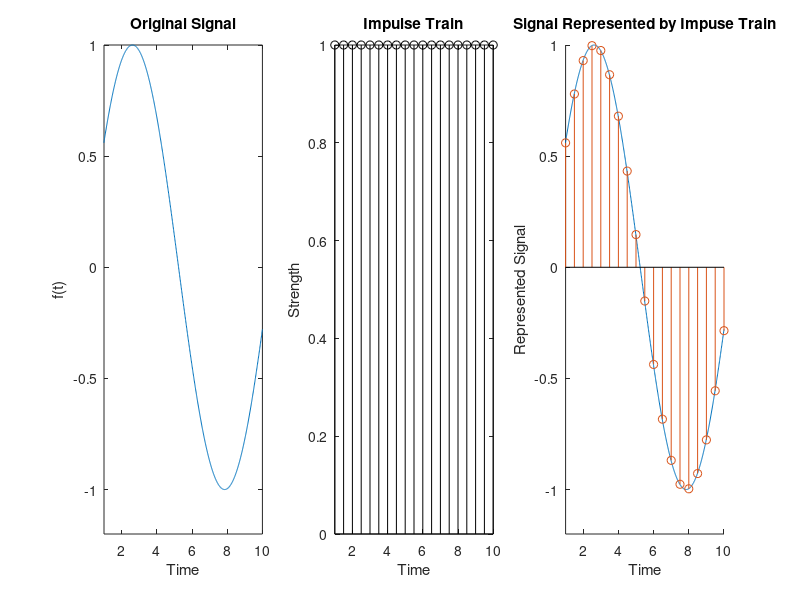

This chart was generated by the following MATLAB code:
t=0:0.01:10;
f=sin(0.6*t);
dt=0:0.5:10;
d=(dt+1)./(dt+1);
g=zeros(1,length(dt));
for i=1:length(dt)-1
    g(i)=f(50*i);
end

figure('Position',[100 100 700 300])
subplot(1,3,1)
plot(t,f)
title('Original Signal')
axis([1 10 -1.2 1])
xlabel('Time')
ylabel('f(t)')
subplot(1,3,2)
stem(dt,d,"k")
axis([1 10 0 1])
title('Impulse Train')
xlabel('Time')
ylabel('Strength')
subplot(1,3,3)
hold on
axis([1 10 -1.2 1])
plot(t,f)
stem(dt+0.5,g)
hold off
title('Signal Represented by Impuse Train')
xlabel('Time')
ylabel('Represented Signal')
waitforbuttonpress ()
print(1,strcat("../images/",mfilename(),".pdf"),"-dpdf","-S600,200")